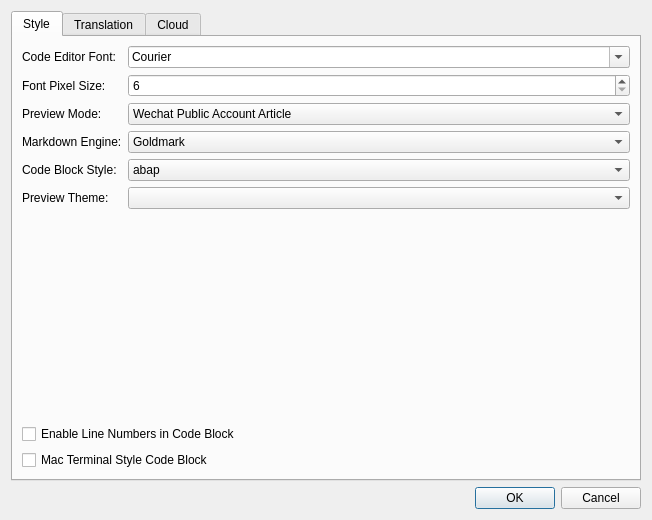
<?xml version="1.0" encoding="UTF-8"?>
<ui version="4.0">
 <class>PreferenceDialog</class>
 <widget class="QDialog" name="PreferenceDialog">
  <property name="geometry">
   <rect>
    <x>0</x>
    <y>0</y>
    <width>652</width>
    <height>520</height>
   </rect>
  </property>
  <property name="sizePolicy">
   <sizepolicy hsizetype="Preferred" vsizetype="Preferred">
    <horstretch>0</horstretch>
    <verstretch>0</verstretch>
   </sizepolicy>
  </property>
  <property name="windowTitle">
   <string>Preference</string>
  </property>
  <layout class="QVBoxLayout" name="verticalLayout_2">
   <item>
    <widget class="QTabWidget" name="tabWidget">
     <property name="currentIndex">
      <number>0</number>
     </property>
     <widget class="QWidget" name="tabStyle">
      <attribute name="title">
       <string>Style</string>
      </attribute>
      <layout class="QVBoxLayout" name="verticalLayout">
       <item>
        <layout class="QFormLayout" name="formLayout">
         <property name="fieldGrowthPolicy">
          <enum>QFormLayout::AllNonFixedFieldsGrow</enum>
         </property>
         <item row="0" column="0">
          <widget class="QLabel" name="label_4">
           <property name="text">
            <string>Code Editor Font:</string>
           </property>
          </widget>
         </item>
         <item row="0" column="1">
          <widget class="QFontComboBox" name="cbCodeEditorFont">
           <property name="fontFilters">
            <set>QFontComboBox::MonospacedFonts</set>
           </property>
          </widget>
         </item>
         <item row="1" column="0">
          <widget class="QLabel" name="label_5">
           <property name="text">
            <string>Font Pixel Size:</string>
           </property>
          </widget>
         </item>
         <item row="1" column="1">
          <widget class="QSpinBox" name="sbFontPointSize">
           <property name="minimum">
            <number>6</number>
           </property>
           <property name="maximum">
            <number>48</number>
           </property>
          </widget>
         </item>
         <item row="3" column="0">
          <widget class="QLabel" name="label_3">
           <property name="text">
            <string>Markdown Engine:</string>
           </property>
          </widget>
         </item>
         <item row="3" column="1">
          <widget class="QComboBox" name="cbMarkdownEngine">
           <item>
            <property name="text">
             <string>Goldmark</string>
            </property>
           </item>
           <item>
            <property name="text">
             <string>Lute</string>
            </property>
           </item>
          </widget>
         </item>
         <item row="5" column="0">
          <widget class="QLabel" name="label_2">
           <property name="text">
            <string>Preview Theme:</string>
           </property>
          </widget>
         </item>
         <item row="5" column="1">
          <widget class="QComboBox" name="cbPreviewTheme"/>
         </item>
         <item row="2" column="0">
          <widget class="QLabel" name="label_6">
           <property name="text">
            <string>Preview Mode:</string>
           </property>
          </widget>
         </item>
         <item row="2" column="1">
          <widget class="QComboBox" name="cbPreviewMode">
           <item>
            <property name="text">
             <string>Wechat Public Account Article</string>
            </property>
           </item>
           <item>
            <property name="text">
             <string>Blog Post</string>
            </property>
           </item>
          </widget>
         </item>
         <item row="4" column="0">
          <widget class="QLabel" name="label">
           <property name="text">
            <string>Code Block Style:</string>
           </property>
          </widget>
         </item>
         <item row="4" column="1">
          <widget class="QComboBox" name="cbCodeBlockStyle">
           <item>
            <property name="text">
             <string>abap</string>
            </property>
           </item>
           <item>
            <property name="text">
             <string>algol</string>
            </property>
           </item>
           <item>
            <property name="text">
             <string>algol_nu</string>
            </property>
           </item>
           <item>
            <property name="text">
             <string>api</string>
            </property>
           </item>
           <item>
            <property name="text">
             <string>arduino</string>
            </property>
           </item>
           <item>
            <property name="text">
             <string>autumn</string>
            </property>
           </item>
           <item>
            <property name="text">
             <string>borland</string>
            </property>
           </item>
           <item>
            <property name="text">
             <string>bw</string>
            </property>
           </item>
           <item>
            <property name="text">
             <string>colorful</string>
            </property>
           </item>
           <item>
            <property name="text">
             <string>dracula</string>
            </property>
           </item>
           <item>
            <property name="text">
             <string>emacs</string>
            </property>
           </item>
           <item>
            <property name="text">
             <string>friendly</string>
            </property>
           </item>
           <item>
            <property name="text">
             <string>fruity</string>
            </property>
           </item>
           <item>
            <property name="text">
             <string>github</string>
            </property>
           </item>
           <item>
            <property name="text">
             <string>igor</string>
            </property>
           </item>
           <item>
            <property name="text">
             <string>lovelace</string>
            </property>
           </item>
           <item>
            <property name="text">
             <string>manni</string>
            </property>
           </item>
           <item>
            <property name="text">
             <string>monokai</string>
            </property>
           </item>
           <item>
            <property name="text">
             <string>monokailight</string>
            </property>
           </item>
           <item>
            <property name="text">
             <string>murphy</string>
            </property>
           </item>
           <item>
            <property name="text">
             <string>native</string>
            </property>
           </item>
           <item>
            <property name="text">
             <string>paraiso-dark</string>
            </property>
           </item>
           <item>
            <property name="text">
             <string>paraiso-light</string>
            </property>
           </item>
           <item>
            <property name="text">
             <string>pastie</string>
            </property>
           </item>
           <item>
            <property name="text">
             <string>perldoc</string>
            </property>
           </item>
           <item>
            <property name="text">
             <string>pygments</string>
            </property>
           </item>
           <item>
            <property name="text">
             <string>rainbow_dash</string>
            </property>
           </item>
           <item>
            <property name="text">
             <string>rrt</string>
            </property>
           </item>
           <item>
            <property name="text">
             <string>solarized-dark</string>
            </property>
           </item>
           <item>
            <property name="text">
             <string>solarized-dark256</string>
            </property>
           </item>
           <item>
            <property name="text">
             <string>solarized-light</string>
            </property>
           </item>
           <item>
            <property name="text">
             <string>swapoff</string>
            </property>
           </item>
           <item>
            <property name="text">
             <string>tango</string>
            </property>
           </item>
           <item>
            <property name="text">
             <string>trac</string>
            </property>
           </item>
           <item>
            <property name="text">
             <string>vim</string>
            </property>
           </item>
           <item>
            <property name="text">
             <string>vs</string>
            </property>
           </item>
           <item>
            <property name="text">
             <string>xcode</string>
            </property>
           </item>
          </widget>
         </item>
        </layout>
       </item>
       <item>
        <widget class="QWidget" name="previewThemeEditorContainer" native="true"/>
       </item>
       <item>
        <widget class="QCheckBox" name="cbEnableLineNumbers">
         <property name="text">
          <string>Enable Line Numbers in Code Block</string>
         </property>
        </widget>
       </item>
       <item>
        <widget class="QCheckBox" name="cbMacTerminalStyleCodeBlock">
         <property name="text">
          <string>Mac Terminal Style Code Block</string>
         </property>
        </widget>
       </item>
      </layout>
     </widget>
     <widget class="QWidget" name="tabTranslation">
      <attribute name="title">
       <string>Translation</string>
      </attribute>
      <layout class="QVBoxLayout" name="verticalLayout_4">
       <item>
        <widget class="QGroupBox" name="groupBox">
         <property name="title">
          <string>Translation Service</string>
         </property>
         <layout class="QVBoxLayout" name="verticalLayout_3">
          <item>
           <widget class="QCheckBox" name="cbGoogleTranslate">
            <property name="text">
             <string>Google Translate</string>
            </property>
            <property name="icon">
             <iconset resource="karenmeu.qrc">
              <normaloff>:/rc/images/google.ico</normaloff>:/rc/images/google.ico</iconset>
            </property>
           </widget>
          </item>
          <item>
           <widget class="QCheckBox" name="cbBaiduTranslate">
            <property name="text">
             <string>Baidu Translate</string>
            </property>
            <property name="icon">
             <iconset resource="karenmeu.qrc">
              <normaloff>:/rc/images/baidu.png</normaloff>:/rc/images/baidu.png</iconset>
            </property>
           </widget>
          </item>
          <item>
           <widget class="QCheckBox" name="cbYoudaoTranslate">
            <property name="text">
             <string>Youdao Translate</string>
            </property>
            <property name="icon">
             <iconset resource="karenmeu.qrc">
              <normaloff>:/rc/images/youdao.ico</normaloff>:/rc/images/youdao.ico</iconset>
            </property>
           </widget>
          </item>
          <item>
           <widget class="QCheckBox" name="cbSogouTranslate">
            <property name="text">
             <string>Sogou Translate</string>
            </property>
            <property name="icon">
             <iconset resource="karenmeu.qrc">
              <normaloff>:/rc/images/sogou.ico</normaloff>:/rc/images/sogou.ico</iconset>
            </property>
           </widget>
          </item>
         </layout>
        </widget>
       </item>
       <item>
        <spacer name="verticalSpacer">
         <property name="orientation">
          <enum>Qt::Vertical</enum>
         </property>
         <property name="sizeHint" stdset="0">
          <size>
           <width>20</width>
           <height>40</height>
          </size>
         </property>
        </spacer>
       </item>
      </layout>
     </widget>
     <widget class="QWidget" name="tabCloud">
      <attribute name="title">
       <string>Cloud</string>
      </attribute>
      <layout class="QFormLayout" name="formLayout_2">
       <item row="0" column="0">
        <widget class="QLabel" name="label_7">
         <property name="text">
          <string>Server:</string>
         </property>
        </widget>
       </item>
       <item row="0" column="1">
        <widget class="QLineEdit" name="edtCloudServerAddress"/>
       </item>
       <item row="1" column="0">
        <widget class="QLabel" name="label_8">
         <property name="text">
          <string>Username:</string>
         </property>
        </widget>
       </item>
       <item row="1" column="1">
        <widget class="QLineEdit" name="edtCloudUsername"/>
       </item>
       <item row="2" column="0">
        <widget class="QLabel" name="label_9">
         <property name="text">
          <string>Password:</string>
         </property>
        </widget>
       </item>
       <item row="2" column="1">
        <widget class="QLineEdit" name="edtCloudPassword">
         <property name="echoMode">
          <enum>QLineEdit::PasswordEchoOnEdit</enum>
         </property>
        </widget>
       </item>
      </layout>
     </widget>
    </widget>
   </item>
   <item>
    <widget class="QDialogButtonBox" name="buttonBox">
     <property name="orientation">
      <enum>Qt::Horizontal</enum>
     </property>
     <property name="standardButtons">
      <set>QDialogButtonBox::Cancel|QDialogButtonBox::Ok</set>
     </property>
    </widget>
   </item>
  </layout>
 </widget>
 <resources>
  <include location="karenmeu.qrc"/>
 </resources>
 <connections>
  <connection>
   <sender>buttonBox</sender>
   <signal>accepted()</signal>
   <receiver>PreferenceDialog</receiver>
   <slot>accept()</slot>
   <hints>
    <hint type="sourcelabel">
     <x>248</x>
     <y>254</y>
    </hint>
    <hint type="destinationlabel">
     <x>157</x>
     <y>274</y>
    </hint>
   </hints>
  </connection>
  <connection>
   <sender>buttonBox</sender>
   <signal>rejected()</signal>
   <receiver>PreferenceDialog</receiver>
   <slot>reject()</slot>
   <hints>
    <hint type="sourcelabel">
     <x>316</x>
     <y>260</y>
    </hint>
    <hint type="destinationlabel">
     <x>286</x>
     <y>274</y>
    </hint>
   </hints>
  </connection>
 </connections>
</ui>
